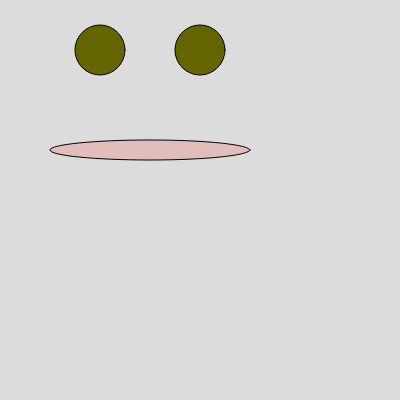
Frame 1 (no input)
Frame 60 (no input): identical to frame 1, image omitted
Frame 120 (the mouse pressed at the canvas centre since frame 60): identical to frame 1, image omitted

The p5.js sketch that drew this single still picture (run headless with seeded random() and noise() and a simulated clock; from frame 60 on, the mouse is pressed at the canvas centre):

// p5.js sketch
// ── sketch.js
function setup() {
  createCanvas(400, 400);
}

function draw() {
  background(220);

  // eyes
  fill(100, 100, 0)
  circle(100, 50, 50);
  circle(200, 50, 50);

  // mouth
  fill(255, 25, 0, 40)
  ellipse(150, 150, 200, 20)

}
